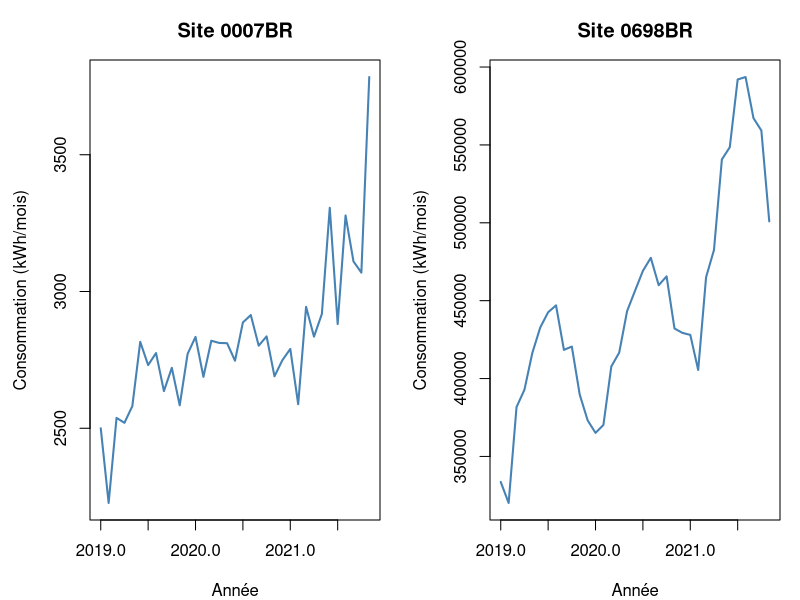
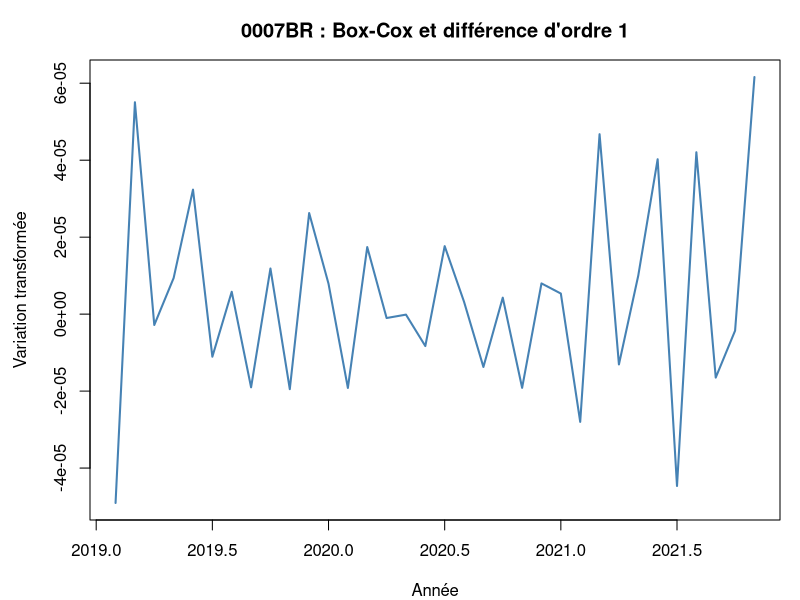
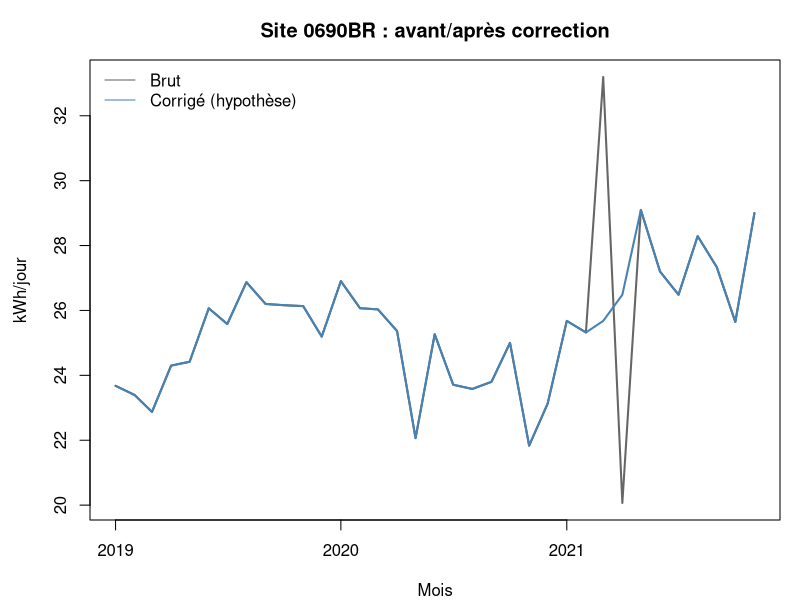
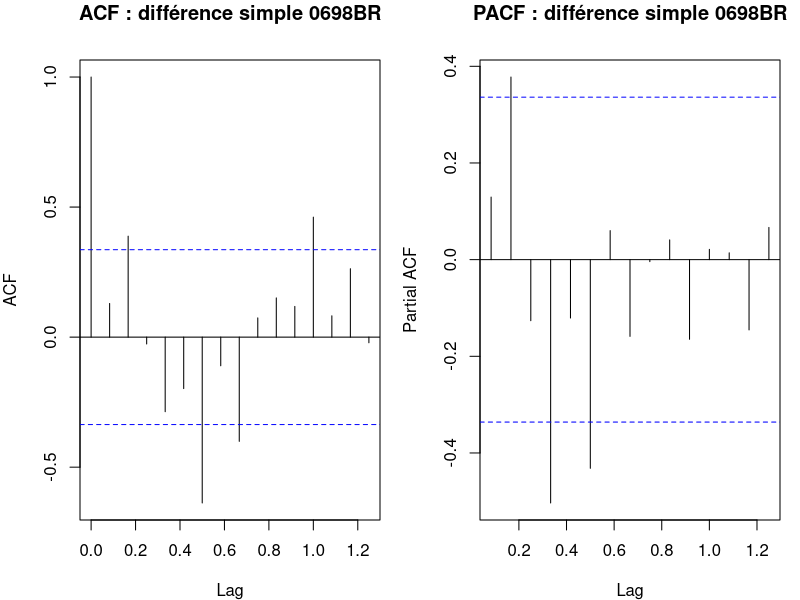

R code for these plots, in order:
## ---- chunk 1
knitr::opts_chunk$set(echo = FALSE, message = FALSE, warning = FALSE,
                      fig.align = "center", fig.width = 8, fig.height = 4.3)

library(forecast)
library(knitr)


df <- read.csv("TimeSeries.csv", colClasses = "character", stringsAsFactors = FALSE)
df$BEGIN <- as.Date(df$BEGIN, format = "%d/%m/%Y")
df$END <- as.Date(df$END, format = "%d/%m/%Y")
df$KWH_PERIOD <- as.numeric(gsub("[[:space:]]", "", df$KWH_PERIOD))
df$MONTH <- as.Date(format(df$BEGIN, "%Y-%m-01"))
df$DAYS <- as.integer(df$END - df$BEGIN) + 1L
df$KWH_PER_DAY <- df$KWH_PERIOD / df$DAYS

df <- df[order(df$NAME, df$MONTH), ]
rownames(df) <- NULL


stopifnot(nrow(df) == 3220L,
          length(unique(df$NAME)) == 92L,
          !anyNA(df[, c("NAME", "BEGIN", "END", "KWH_PERIOD", "MONTH", "DAYS")]),
          !any(duplicated(df[, c("NAME", "MONTH")])),
          all(df$DAYS > 0), all(df$KWH_PERIOD > 0))

mois_attendus <- seq(as.Date("2019-01-01"), as.Date("2021-11-01"), by = "month")
stopifnot(all(vapply(split(df, df$NAME), function(x) {
  identical(sort(x$MONTH), mois_attendus)
}, logical(1))))


jours_mois <- function(mois) {
  as.integer(seq.Date(mois, by = "month", length.out = 2L)[2] - mois)
}


corrections_volumes <- data.frame(
  NAME = c("0089KO", "0089KO", "0690BR", "0690BR",
           "0274BR", "0274BR", "2106BB", "2106BB"),
  MONTH = as.Date(c("2019-06-01", "2019-08-01", "2021-03-01", "2021-04-01",
                    "2021-06-01", "2021-08-01", "2021-07-01", "2021-09-01"))
)

sites_dernier_mois_suspect <- c("0007BR", "1006BB", "1143BR")
## ---- chunk 2
verification <- data.frame(
  Indicateur = c("Observations", "Sites", "Mois par site", "Premier mois", "Dernier mois"),
  Valeur = c(nrow(df), length(unique(df$NAME)),
             paste(unique(as.integer(table(df$NAME))), collapse = ", "),
             format(min(df$MONTH), "%m/%Y"), format(max(df$MONTH), "%m/%Y"))
)
knitr::kable(verification, caption = "Contrôle de la structure du jeu de données")
## ---- chunk 3
par(mfrow = c(1, 2), mar = c(4, 4.5, 3, 1))
for (nom_site in c("0007BR", "0698BR")) {
  d <- df[df$NAME == nom_site, ]
  serie <- ts(d$KWH_PERIOD, start = c(2019, 1), frequency = 12)
  plot(serie, main = paste("Site", nom_site), xlab = "Année",
       ylab = "Consommation (kWh/mois)", col = "steelblue", lwd = 2)
}
par(mfrow = c(1, 1))
## ---- chunk 4
site_0007BR <- df[df$NAME == "0007BR", ]
serie_0007BR <- ts(site_0007BR$KWH_PERIOD, start = c(2019, 1), frequency = 12)
lambda_0007BR <- forecast::BoxCox.lambda(serie_0007BR)
serie_0007BR_diff <- diff(forecast::BoxCox(serie_0007BR, lambda_0007BR))
plot(serie_0007BR_diff, main = "0007BR : Box-Cox et différence d'ordre 1",
     xlab = "Année", ylab = "Variation transformée", col = "steelblue", lwd = 2)
## ---- chunk 5
preparer_historique <- function(historique, scenario = "BRUT") {
  historique <- historique[order(historique$MONTH), , drop = FALSE]
  rownames(historique) <- NULL
  stopifnot(length(unique(historique$NAME)) == 1L)


  if (historique$NAME[1] == "0254BB") {
    historique <- historique[historique$MONTH >= as.Date("2020-01-01"), , drop = FALSE]
  }

  jours <- historique$DAYS
  if (scenario == "CORRIGE") {
    # Hypothèse : 0628BR, sept. 2021 couvre en réalité tout le mois.
    corr_date <- historique$NAME == "0628BR" &
      historique$MONTH == as.Date("2021-09-01")
    jours[corr_date] <- 30L
  }
  historique$TAUX <- historique$KWH_PERIOD / jours

  if (scenario == "CORRIGE") {
    clefs <- paste(corrections_volumes$NAME, corrections_volumes$MONTH)
    a_remplacer <- paste(historique$NAME, historique$MONTH) %in% clefs
    sans_anomalies <- historique$TAUX
    sans_anomalies[a_remplacer] <- NA_real_

 
    for (i in which(a_remplacer)) {
      voisins <- setdiff(seq.int(max(1L, i - 3L),
                                 min(nrow(historique), i + 3L)), i)
      valeurs <- sans_anomalies[voisins]
      valeurs <- valeurs[is.finite(valeurs)]
      if (length(valeurs) >= 2L) {
        historique$TAUX[i] <- median(valeurs)
      } else {
        toutes <- sans_anomalies[is.finite(sans_anomalies)]
        if (length(toutes) > 0L) historique$TAUX[i] <- median(toutes)
      }
    }
  }

  stopifnot(nrow(historique) >= 12L, all(is.finite(historique$TAUX)))
  historique
}

vers_ts <- function(historique) {
  premier <- historique$MONTH[1]
  ts(historique$TAUX,
     start = c(as.integer(format(premier, "%Y")),
               as.integer(format(premier, "%m"))),
     frequency = 12)
}
## ---- chunk 6
comparaison_0690BR <- df[df$NAME == "0690BR", ]
brut_0690BR <- preparer_historique(comparaison_0690BR, "BRUT")
corrige_0690BR <- preparer_historique(comparaison_0690BR, "CORRIGE")
plot(brut_0690BR$MONTH, brut_0690BR$TAUX, type = "l", lwd = 2,
     col = "grey40", xlab = "Mois", ylab = "kWh/jour",
     main = "Site 0690BR : avant/après correction")
lines(corrige_0690BR$MONTH, corrige_0690BR$TAUX,
      col = "steelblue", lwd = 2)
legend("topleft", legend = c("Brut", "Corrigé (hypothèse)"),
       col = c("grey40", "steelblue"), lty = 1, bty = "n")
## ---- chunk 7
modifications <- data.frame(
  NAME = rep("0690BR", nrow(comparaison_0690BR)),
  MONTH = comparaison_0690BR$MONTH,
  BRUT_kWh_jour = brut_0690BR$TAUX,
  CORRIGE_kWh_jour = corrige_0690BR$TAUX
)
modifications <- modifications[abs(modifications$BRUT_kWh_jour -
                                   modifications$CORRIGE_kWh_jour) > 1e-8, ]
knitr::kable(modifications, digits = 2,
             caption = "Site 0690BR : valeurs modifiées pour la modélisation")
## ---- chunk 8
site_0698BR <- df[df$NAME == "0698BR", ]
serie_0698BR <- ts(site_0698BR$KWH_PERIOD, start = c(2019, 1), frequency = 12)
par(mfrow = c(1, 2), mar = c(4, 4, 3, 1))
acf(diff(serie_0698BR), main = "ACF : différence simple 0698BR")
pacf(diff(serie_0698BR), main = "PACF : différence simple 0698BR")
par(mfrow = c(1, 1))
## ---- chunk 9

candidats_arima <- list(
  list(label = "ARIMA(0,0,0)", order = c(0, 0, 0), saison = c(0, 0, 0), drift = FALSE),
  list(label = "ARIMA(1,0,0)", order = c(1, 0, 0), saison = c(0, 0, 0), drift = FALSE),
  list(label = "ARIMA(0,1,0) + drift", order = c(0, 1, 0), saison = c(0, 0, 0), drift = TRUE),
  list(label = "ARIMA(0,1,1)", order = c(0, 1, 1), saison = c(0, 0, 0), drift = FALSE),
  list(label = "ARIMA(1,1,0)", order = c(1, 1, 0), saison = c(0, 0, 0), drift = FALSE),
  list(label = "ARIMA(1,1,1)", order = c(1, 1, 1), saison = c(0, 0, 0), drift = FALSE)
)

candidats_sarima <- list(
  list(label = "SARIMA(1,0,0)(1,0,0)[12]", order = c(1, 0, 0),
       saison = c(1, 0, 0), drift = FALSE),
  list(label = "SARIMA(0,1,1)(0,1,0)[12]", order = c(0, 1, 1),
       saison = c(0, 1, 0), drift = FALSE),
  list(label = "SARIMA(0,1,1)(0,1,1)[12]", order = c(0, 1, 1),
       saison = c(0, 1, 1), drift = FALSE)
)

ajuster_spec <- function(serie, specification) {
  tryCatch(
    suppressWarnings(forecast::Arima(
      serie, order = specification$order,
      seasonal = list(order = specification$saison, period = 12),
      include.drift = specification$drift, method = "ML")),
    error = function(e) NULL
  )
}

selection_aicc <- function(serie, famille) {
  if (famille == "SARIMA" && length(serie) < 24L) return(NULL)
  liste <- if (famille == "ARIMA") candidats_arima else candidats_sarima
  meilleurs <- NULL
  meilleur_aicc <- Inf
  for (specification in liste) {
    # Série trop courte pour SARIMA avec une différence saisonnière.
    if (length(serie) < 28L && specification$saison[2] > 0) next
    m <- ajuster_spec(serie, specification)
    if (is.null(m)) next
    valeur <- m$aicc
    if (length(valeur) != 1L || !is.finite(valeur)) next
    if (valeur < meilleur_aicc) {
      meilleur_aicc <- valeur
      meilleurs <- specification
    }
  }
  meilleurs
}

prevoir_1_mois <- function(serie, famille, specification = NULL) {
  objet <- tryCatch({
    if (famille == "NAIVE") forecast::naive(serie, h = 1, level = 80)
    else if (famille == "SNAIVE") forecast::snaive(serie, h = 1, level = 80)
    else if (is.null(specification)) NULL
    else {
      modele <- ajuster_spec(serie, specification)
      if (is.null(modele)) NULL
      else forecast::forecast(modele, h = 1, level = 80)
    }
  }, error = function(e) NULL)
  if (is.null(objet)) return(c(point = NA_real_, bas = NA_real_, haut = NA_real_))
  c(point = max(0, as.numeric(objet$mean[1])),
    bas = max(0, as.numeric(objet$lower[1, 1])),
    haut = max(0, as.numeric(objet$upper[1, 1])))
}

familles <- c("NAIVE", "SNAIVE", "ARIMA", "SARIMA")
scenarios <- c("BRUT", "CORRIGE")
## ---- chunk 10


sites <- sort(unique(df$NAME))
resultats_tests <- vector("list", length(sites) * length(scenarios) * 5L * 4L)
modele_choisi <- list()
compteur <- 0L

for (nom_site in sites) {
  donnees_site <- df[df$NAME == nom_site, , drop = FALSE]
  modele_choisi[[nom_site]] <- list()

  for (scenario in scenarios) {
    premiere_histoire <- preparer_historique(donnees_site[1:30, , drop = FALSE], scenario)
    premiere_serie <- vers_ts(premiere_histoire)
    spec_arima <- selection_aicc(premiere_serie, "ARIMA")
    spec_sarima <- selection_aicc(premiere_serie, "SARIMA")
    modele_choisi[[nom_site]][[scenario]] <- list(ARIMA = spec_arima,
                                                  SARIMA = spec_sarima)

    for (i in 31:35) {
      # On s'arrête STRICTEMENT au mois précédent la période prédite.
      historique <- preparer_historique(donnees_site[1:(i - 1L), , drop = FALSE], scenario)
      serie_train <- vers_ts(historique)
      jour_test <- jours_mois(donnees_site$MONTH[i])
      verite_mensuelle <- donnees_site$KWH_PERIOD[i]

      for (famille in familles) {
        spec <- if (famille %in% c("ARIMA", "SARIMA")) {
          modele_choisi[[nom_site]][[scenario]][[famille]]
        } else NULL
        resultat <- prevoir_1_mois(serie_train, famille, spec)
        compteur <- compteur + 1L
        resultats_tests[[compteur]] <- data.frame(
          NAME = nom_site, SCENARIO = scenario,
          METHODE = famille,
          MOIS_TEST = donnees_site$MONTH[i],
          REEL_KWH = verite_mensuelle,
          PREVISION_KWH = unname(resultat["point"]) * jour_test,
          ERREUR_KWH = abs(unname(resultat["point"]) * jour_test - verite_mensuelle)
        )
      }
    }
  }
}

backtest <- do.call(rbind, resultats_tests[seq_len(compteur)])
rownames(backtest) <- NULL
write.csv(backtest, "resultats_backtest.csv", row.names = FALSE, fileEncoding = "UTF-8")

groupes_tests <- split(backtest,
  interaction(backtest$NAME, backtest$SCENARIO, backtest$METHODE, drop = TRUE))
scores <- do.call(rbind, lapply(groupes_tests, function(x) {
  n_valides <- sum(is.finite(x$ERREUR_KWH))
  data.frame(NAME = x$NAME[1], SCENARIO = x$SCENARIO[1],
             METHODE = x$METHODE[1], N = n_valides,
             MAE_KWH = if (n_valides == 5L) mean(x$ERREUR_KWH) else NA_real_)
}))
rownames(scores) <- NULL
write.csv(scores, "scores_modeles.csv", row.names = FALSE, fileEncoding = "UTF-8")


par_site_scenario <- split(scores, interaction(scores$NAME, scores$SCENARIO, drop = TRUE))
gagnants_scenario <- do.call(rbind, lapply(par_site_scenario, function(x) {
  x <- x[is.finite(x$MAE_KWH), , drop = FALSE]
  x[which.min(x$MAE_KWH), , drop = FALSE]
}))
rownames(gagnants_scenario) <- NULL


par_site <- split(gagnants_scenario, gagnants_scenario$NAME)
gagnants_finaux <- do.call(rbind, lapply(par_site, function(x) {
  x[which.min(x$MAE_KWH), , drop = FALSE]
}))
rownames(gagnants_finaux) <- NULL


brut_scores <- gagnants_scenario[gagnants_scenario$SCENARIO == "BRUT",
                               c("NAME", "METHODE", "MAE_KWH")]
corrige_scores <- gagnants_scenario[gagnants_scenario$SCENARIO == "CORRIGE",
                                  c("NAME", "METHODE", "MAE_KWH")]
names(brut_scores)[2:3] <- c("MODELE_BRUT", "MAE_BRUT")
names(corrige_scores)[2:3] <- c("MODELE_CORRIGE", "MAE_CORRIGE")
comparaison_scenarios <- merge(brut_scores, corrige_scores, by = "NAME", sort = TRUE)
comparaison_scenarios$GAIN_CORRECTION <-
  comparaison_scenarios$MAE_BRUT - comparaison_scenarios$MAE_CORRIGE
write.csv(comparaison_scenarios, "comparaison_avant_apres.csv",
          row.names = FALSE, fileEncoding = "UTF-8")
## ---- chunk 11
exemples <- scores[scores$NAME %in% c("0690BR", "0274BR", "2106BB"), ]
exemples <- exemples[order(exemples$NAME, exemples$SCENARIO, exemples$MAE_KWH), ]
knitr::kable(exemples, digits = 2,
             caption = "MAE (kWh/mois) : trois sites avec factures traitées")
## ---- chunk 12
comparaison_affichee <- comparaison_scenarios[
  comparaison_scenarios$NAME %in% c("0089KO", "0628BR", "0690BR",
                                   "0274BR", "2106BB"), ]
knitr::kable(comparaison_affichee, digits = 2,
             caption = "Effet de la correction sur l'erreur de prévision (kWh/mois)")
## ---- chunk 13
resume_general <- data.frame(
  Indicateur = c("Sites évalués", "Sites où la correction réduit la MAE",
                 "Sites où la correction augmente la MAE",
                 "Sites sans changement de MAE",
                 "MAE médiane des sites (scénario brut)",
                 "MAE médiane des sites (scénario corrigé)"),
  Valeur = c(nrow(comparaison_scenarios),
             sum(comparaison_scenarios$GAIN_CORRECTION > 1e-8),
             sum(comparaison_scenarios$GAIN_CORRECTION < -1e-8),
             sum(abs(comparaison_scenarios$GAIN_CORRECTION) <= 1e-8),
             round(median(comparaison_scenarios$MAE_BRUT), 2),
             round(median(comparaison_scenarios$MAE_CORRIGE), 2))
)
knitr::kable(resume_general, caption = "Bilan des cinq prévisions de test")
## ---- chunk 14
previsions <- vector("list", length(sites))

for (j in seq_along(sites)) {
  nom_site <- sites[j]
  choix <- gagnants_finaux[gagnants_finaux$NAME == nom_site, , drop = FALSE]
  scenario <- choix$SCENARIO[1]
  famille <- choix$METHODE[1]
  historique <- preparer_historique(df[df$NAME == nom_site, , drop = FALSE], scenario)
  serie_complete <- vers_ts(historique)
  spec <- if (famille %in% c("ARIMA", "SARIMA")) {
    modele_choisi[[nom_site]][[scenario]][[famille]]
  } else NULL

  resultat <- prevoir_1_mois(serie_complete, famille, spec)
  # En cas de problème numérique tardif, on identifie explicitement le repli.
  if (!is.finite(resultat["point"])) {
    famille <- "NAIVE (secours)"
    resultat <- prevoir_1_mois(serie_complete, "NAIVE")
    spec <- NULL
  }

  previsions[[j]] <- data.frame(
    NAME = nom_site,
    SCENARIO = scenario,
    METHODE = famille,
    MODELE_DETAIL = if (is.null(spec)) famille else spec$label,
    MAE_TEST_KWH = choix$MAE_KWH[1],
    DATE_PREVUE = as.Date("2021-12-01"),
    PREVISION_KWH_JOUR = unname(resultat["point"]),
    PREVISION_KWH_DECEMBRE = unname(resultat["point"]) * 31,
    INTERVALLE_80_BAS = unname(resultat["bas"]) * 31,
    INTERVALLE_80_HAUT = unname(resultat["haut"]) * 31,
    DERNIERE_FACTURE_A_CONFIRMER = nom_site %in% sites_dernier_mois_suspect
  )
}

previsions_decembre <- do.call(rbind, previsions)
rownames(previsions_decembre) <- NULL
stopifnot(nrow(previsions_decembre) == 92L,
          length(unique(previsions_decembre$NAME)) == 92L,
          all(is.finite(previsions_decembre$PREVISION_KWH_DECEMBRE)))
write.csv(previsions_decembre, "previsions_decembre_2021.csv",
          row.names = FALSE, fileEncoding = "UTF-8")
## ---- chunk 15
colonnes <- c("NAME", "SCENARIO", "METHODE", "MODELE_DETAIL",
             "MAE_TEST_KWH", "PREVISION_KWH_DECEMBRE")
knitr::kable(previsions_decembre[
  previsions_decembre$NAME %in% c("0007BR", "0274BR", "0690BR", "0698BR"),
  colonnes], digits = 2,
  caption = "Exemples de prévisions pour décembre 2021")
## ---- chunk 16
knitr::kable(previsions_decembre[, c("NAME", "SCENARIO", "METHODE",
                                   "PREVISION_KWH_DECEMBRE")], digits = 0,
             longtable = TRUE, booktabs = TRUE,
             caption = "Prévision de décembre 2021 pour les 92 sites")
## ---- chunk 17
verif_finale <- data.frame(
  Contrôle = c("Nombre de sites prévus", "Nombre de mois de test",
               "Modèles sans résultats complets", "Prévisions finales manquantes"),
  Valeur = c(nrow(previsions_decembre),
             length(unique(backtest$MOIS_TEST)),
             sum(!is.finite(scores$MAE_KWH)),
             sum(!is.finite(previsions_decembre$PREVISION_KWH_DECEMBRE)))
)
knitr::kable(verif_finale, caption = "Contrôles de cohérence")
## ---- chunk 18
scores[!is.finite(scores$MAE_KWH),
       c("NAME", "SCENARIO", "METHODE", "N")]
